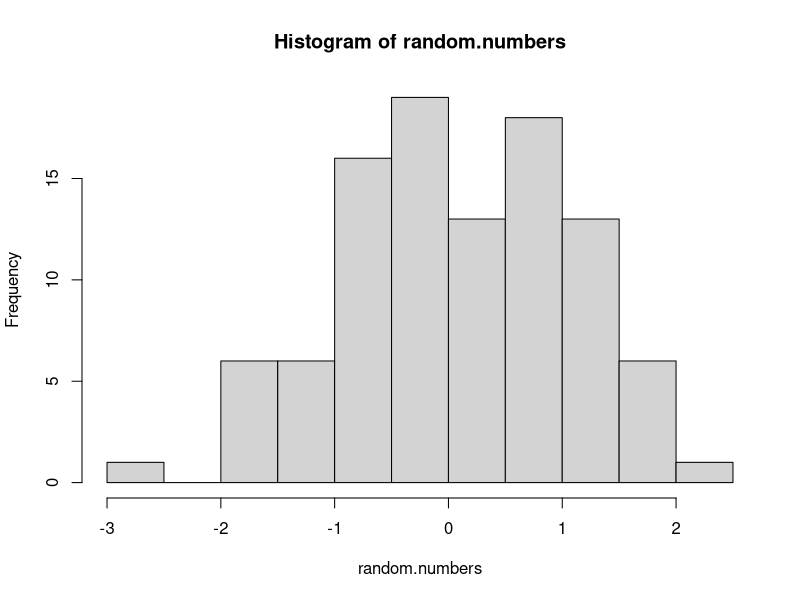
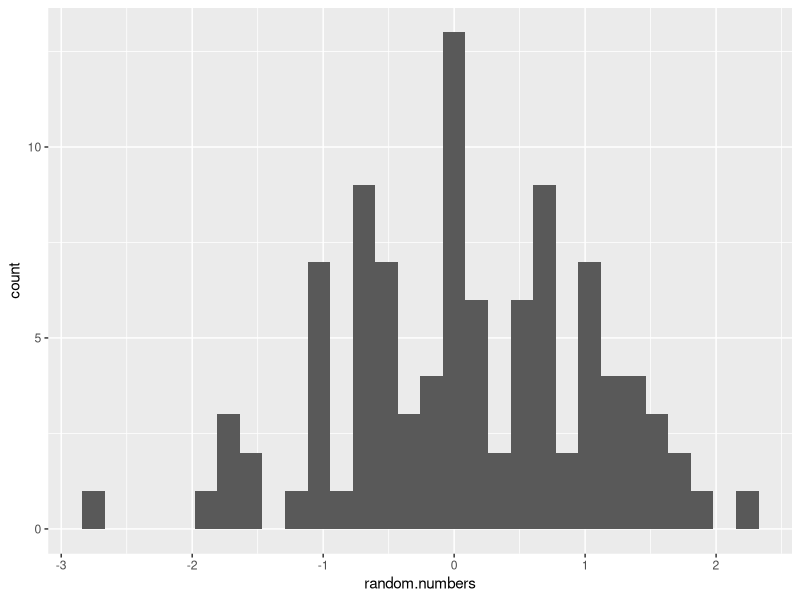
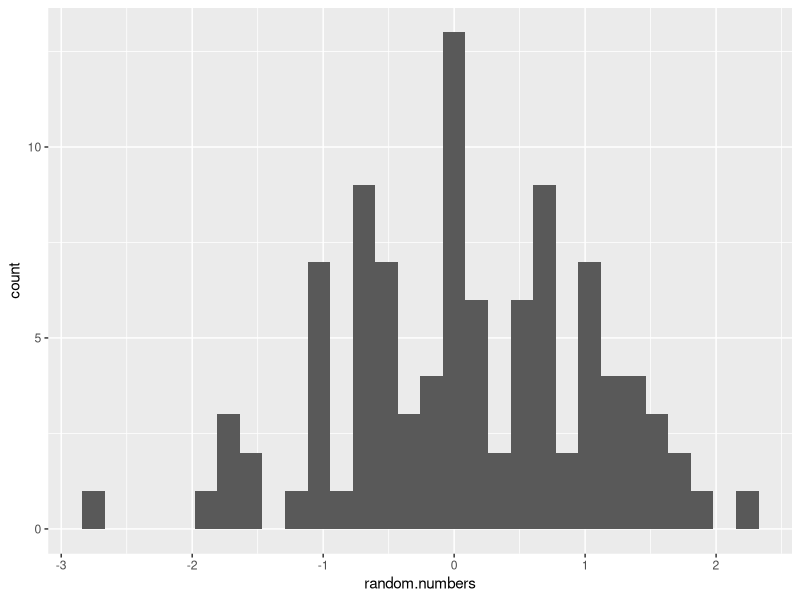

These figures' R source, in order: (Note: this script raises an error after producing the figures.)



#############################################################
#  Script to support Introduction to R for data analysis.   #
#  July'19 version                                          #
#  Extra exercises and notes for each worked example        #
#  George Savva (savvag@nbi.ac.uk)                          #
#############################################################



# 1

# This illustrates the use of named arguments for functions.  This is useful because sometimes its ambiguous which argument you are trying to set.
samplesize1 <- power.t.test(n=NULL, delta=1, sd=2, sig.level=0.05, power=0.8)
class(samplesize1)
attributes(samplesize1)
# This prints just the sample size.
samplesize1$n
# This prints the whole object
print(samplesize1)


# 2

random.numbers <- rnorm(100,0,1)
random.numbers[3] <- NA
hist(random.numbers)
mean(random.numbers)
mean(random.numbers, na.rm=TRUE)

library(ggplot2)
ggplot(mapping=aes(x=random.numbers)) + geom_histogram()
ggplot() + geom_histogram(aes(x=random.numbers))

# Suppose we entered a bad value:
b <- c(2,4,66,8,10)

# we can fix it:
b[3] <- 6

# or we could drop it altogether:
b.cleaned <- b[-3]




#5

# The use of 'with'
with(TreeData, table(species.name, health))

# is sometimes better than:
table( TreeData$species.name, TreeData$health )

# we can split a 'with' command across lines to make it more readable.  So long as a command obviously isn't finished, R will keep reading:

with(TreeData,
          table(species.name, health)
)

# we can also do this with ggplot:

ggplot() + geom_histogram(aes(x=random.numbers))

ggplot(mapping=aes(x=random.numbers)) + 
    geom_histogram()


#5 The formula interface to aggregate

# we could have written the aggregate function as:

aggregate( data=TreeData, height ~ species.name , mean)
# or better (naming all the arguments)
aggregate( formula = height ~ species.name ,data=TreeData,  FUN=mean_ci)

#5 Extra descriptives

library(psych)

# Note I can select columns by putting a vector of names as well as numbers
describeBy(TreeData$height, group=TreeData$species.name, mat=TRUE)[,c("group1","mean","sd","se" )]

# This doesn't work, with the + on the next line R doesn't realise that we haven't finished.

ggplot(mapping=aes(x=random.numbers))  
  + geom_histogram()


#6

# We've already seen ggplot, how does it work:

ggplot(data=TreeData, aes(x=species.name, y=height)) +  # Set the data, Aesthetic mappings relate the data to plot elements.
         geom_boxplot() +  # now say what layers you want
         geom_point() +  # why not add some points.  we could control the point appearance with arguments here
         coord_flip()  # and some other elements to the plot.
  
# note the split line command makes this easy to read.
# you can do most things that you would like to do!

# bar chart in ggplot:

ggplot(data=TreeData, aes(y=height, x=species.name)) + 
  stat_summary(fun.data = "mean_cl_normal", geom="bar",fill="red") + 
  stat_summary(fun.data = "mean_cl_normal", geom="errorbar",width=0.5,size=1) 
  

#7

t1 <- t.test( height ~ health , data=TreeData)
class(t1)
attributes(t1)
t1$conf.int


#8 

# This line doesn't work, but we don't notice.

b <- c(1,2,3,4,5)
b[3] <- O # O here is the letter not the number, which is wrong.
b

# We may think we've changed b[3] to 0 but we haven't!  For long scripts this can be a problem because R might not stop.